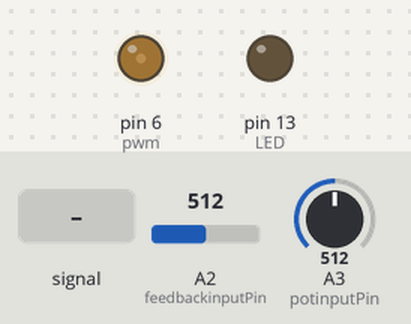
This sketch was run on a simulated Arduino Uno, built with avr-gcc and run on an emulated ATmega328P. Shown: output pins drawn as LEDs (lit = HIGH). The test bench sets the inputs (shaded band); at power-on: A2 (feedbackinputPin) = 512, A3 (potinputPin) = 512. What the sketch prints to the serial monitor is not drawn.

Above: at 1.2 s.
1.3 s: A2 (feedbackinputPin) fed a 2 Hz sine of ±306 counts around its level
4.3 s: A2 (feedbackinputPin) set to 306
At 5.6 s:
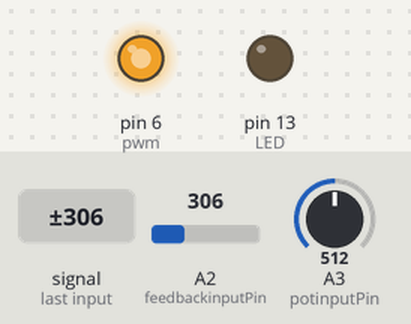
5.9 s: A3 (potinputPin) set to 651
7.4 s: A3 (potinputPin) set to 681
At 8.7 s:
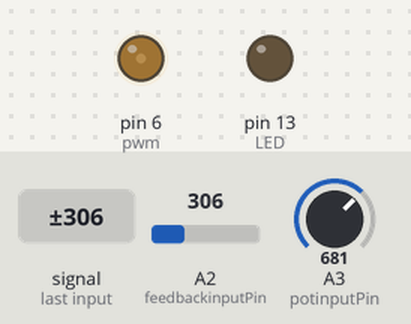
9.0 s: A3 (potinputPin) set to 511
At 10.4 s:
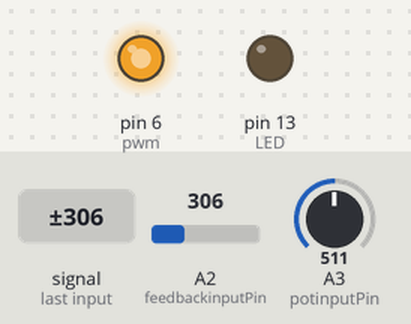
10.7 s: A3 (potinputPin) set to 716
At 11.3 s:
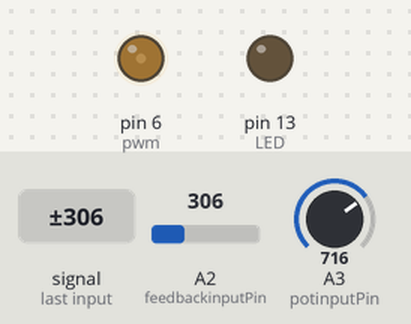
Timing chart, 0 to 13.3 s (numbered marks = the images above; inputs shaded):
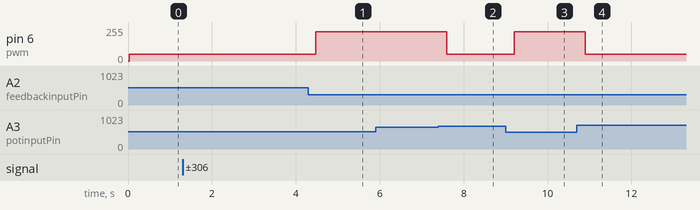

Measured:
- the behaviour switches between 669 and 670 on A3 (potinputPin) (found by bisection; images 1 and 2)
- after the input at 4.3 s, pin 6 (pwm): goes on until 4.5 s, then stays 221/255
- after the input at 7.4 s, pin 6 (pwm): 221/255 → 50/255 after 0.20 s
- after the input at 9.0 s, pin 6 (pwm): 50/255 → 221/255 after 0.21 s
- after the input at 10.7 s, pin 6 (pwm): 221/255 → 50/255 after 0.20 s

The sketch:

main.ino
```cpp
#include <SoftPWM.h>

#define pwm 6
#define potinputPin A3
#define feedbackinputPin A2
#define LED 13

float potinputval, feedbackinputval;
float pwmval, potInputVal, feedbackInputVal;
int pwmMAXVAL = 220,
    pwmMINVAL = 50;

void setup()
{
  Serial.begin(115200);
  TCCR0B = TCCR0B & B11111000 | B00000001;   // set timer 0 divisor to     1 for PWM frequency of 62500.00 Hz
  //TCCR0B = TCCR0B & B11111000 | B00000010;    // set timer 0 divisor to     8 for PWM frequency of  7812.50 Hz
  //TCCR0B = TCCR0B & B11111000 | B00000011;    // set timer 0 divisor to    64 for PWM frequency of   976.56 Hz (The DEFAULT)
  //TCCR0B = TCCR0B & B11111000 | B00000100;    // set timer 0 divisor to   256 for PWM frequency of   244.14 Hz
  //TCCR0B = TCCR0B & B11111000 | B00000101;    // set timer 0 divisor to  1024 for PWM frequency of    61.04 Hz

  SoftPWMBegin();

  pinMode(13, OUTPUT);
  pinMode(pwm, OUTPUT);
  pinMode(potinputPin, INPUT);
  pinMode(feedbackinputPin, INPUT);

  //  digitalWrite(pwm, LOW);
  //  SoftPWMSet(pwm, 0);
  //  SoftPWMSetFadeTime(pwm, 2000, 2000);

  digitalWrite(LED, LOW);
  pwmval = pwmMINVAL;

  //  softstart
  //  potinputval = readingpotinputval();
  SoftPWMSet(pwm, potinputval);
  delay(1500);
}

void loop()
{
  potinputval = readingpotinputval();
  feedbackinputval = readingfeedbackinputval();

  if (potinputval > feedbackinputval)
  { //jika nilai potensio > feedback
    //    Serial.println("A");
    if (pwmval > pwmMAXVAL)
    {
      //      Serial.println("A_1");
      potinputval = readingpotinputval();
      feedbackinputval = readingfeedbackinputval();
    }
    else
    {
      //      Serial.println("A_2");
      pwmval = pwmval + 1;
      analogWrite(pwm, pwmval);
      potinputval = readingpotinputval();
      feedbackinputval = readingfeedbackinputval();
    }
  }
  else
  { //jika nilai potensio < feedback
    //    Serial.println("B");
    if (pwmval < 0)
    {
      potinputval = readingpotinputval();
      feedbackinputval = readingfeedbackinputval();
    }
    else
    {
      pwmval = pwmval - 1;
      if (pwmval < 50) pwmval = 50;
      analogWrite(pwm, pwmval);
      potinputval = readingpotinputval();
      feedbackinputval = readingfeedbackinputval();
    }
  }

  //for debug
  //  analogWrite(pwm, potinputval);
  Serial.println(potinputval);
}

float readingpotinputval()
{
  int value = 0;
  potInputVal = analogRead(potinputPin);
  //  value = map(potInputVal,  0, 1023, 0, pwmMAXVAL);
  value = map(potInputVal, 0, 1023, pwmMAXVAL, 0);

  //  value = map(value, 1023,  0, 128, 0);
  digitalWrite(13, LOW);
  return value;
}

int readingfeedbackinputval()
{
  int value = 0;
  feedbackInputVal = analogRead(feedbackinputPin);
  value = map(feedbackInputVal, 0, 1023, 0, 255);
  //  value = map(value, 1023,  0, 255, 0);
  return value;
}

void printval()
{
  Serial.println(potInputVal);
  Serial.println(feedbackInputVal);
}
```
